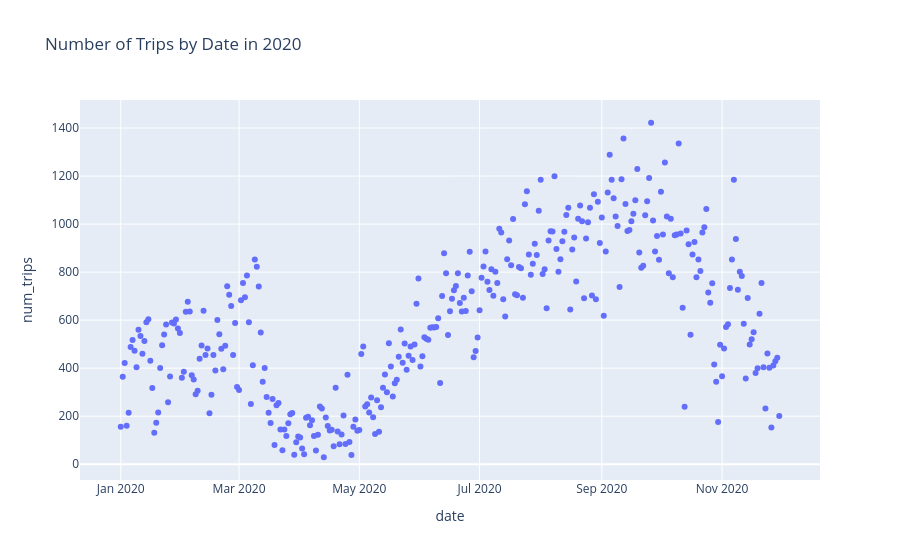

Notebook code for this chart:
### Markdown cell above
---

### 🎯 Exercise 6: Number of trips by date (Scatter Plot)

#### 👇 Tasks

- ✔️ Using `df_num_trips_by_date`, create a **scatter** plot that displays the number of trips by date.
- ✔️ Store your figure to a variable named `fig`.
- ✔️ Add an appropriate title to your figure.
- ✔️ Display the figure using `fig.show()`

### Code cell
# YOUR CODE BEGINS
fig = px.scatter(
    df_num_trips_by_date,
    x="date",
    y="num_trips",
    title="Number of Trips by Date in 2020",
)
fig.show()
# YOUR CODE ENDS

### Figure 1 — Plotly figure (JSON) as saved in the notebook; plotly's stock layout.template omitted (floating-point values rounded to 4 significant figures; data arrays with more than 128 entries replaced by an {"elided": "..."} marker saying what was removed)
{"data": [{"hovertemplate": "date=%{x}<br>num_trips=%{y}<extra></extra>", "legendgroup": "", "marker": {"color": "#636efa", "symbol": "circle"}, "mode": "markers", "name": "", "orientation": "v", "showlegend": false, "type": "scatter", "x": {"elided": "335 str values"}, "xaxis": "x", "y": {"elided": "335 int values"}, "yaxis": "y"}], "layout": {"legend": {"tracegroupgap": 0}, "title": {"text": "Number of Trips by Date in 2020"}, "xaxis": {"anchor": "y", "domain": [0, 1], "title": {"text": "date"}}, "yaxis": {"anchor": "x", "domain": [0, 1], "title": {"text": "num_trips"}}}}
